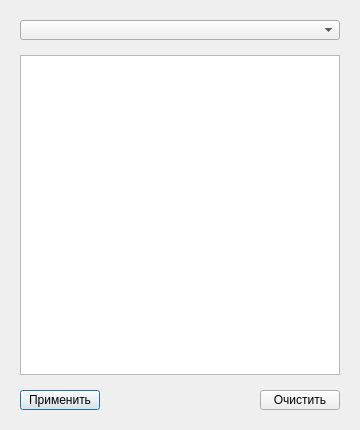
<?xml version="1.0" encoding="UTF-8"?>
<ui version="4.0">
 <class>FiltersWindow</class>
 <widget class="QDialog" name="FiltersWindow">
  <property name="enabled">
   <bool>true</bool>
  </property>
  <property name="geometry">
   <rect>
    <x>0</x>
    <y>0</y>
    <width>360</width>
    <height>430</height>
   </rect>
  </property>
  <property name="windowTitle">
   <string>Изменение фильтров</string>
  </property>
  <property name="locale">
   <locale language="Russian" country="Russia"/>
  </property>
  <widget class="QTextEdit" name="textEdit">
   <property name="geometry">
    <rect>
     <x>20</x>
     <y>55</y>
     <width>320</width>
     <height>320</height>
    </rect>
   </property>
   <property name="locale">
    <locale language="Russian" country="Russia"/>
   </property>
  </widget>
  <widget class="QComboBox" name="comboBox">
   <property name="geometry">
    <rect>
     <x>20</x>
     <y>20</y>
     <width>320</width>
     <height>20</height>
    </rect>
   </property>
   <property name="locale">
    <locale language="Russian" country="Russia"/>
   </property>
  </widget>
  <widget class="QPushButton" name="pushButton_3">
   <property name="geometry">
    <rect>
     <x>20</x>
     <y>390</y>
     <width>80</width>
     <height>20</height>
    </rect>
   </property>
   <property name="locale">
    <locale language="Russian" country="Russia"/>
   </property>
   <property name="text">
    <string>Применить</string>
   </property>
  </widget>
  <widget class="QPushButton" name="pushButton_4">
   <property name="geometry">
    <rect>
     <x>260</x>
     <y>390</y>
     <width>80</width>
     <height>20</height>
    </rect>
   </property>
   <property name="locale">
    <locale language="Russian" country="Russia"/>
   </property>
   <property name="text">
    <string>Очистить</string>
   </property>
  </widget>
 </widget>
 <resources/>
 <connections/>
</ui>
